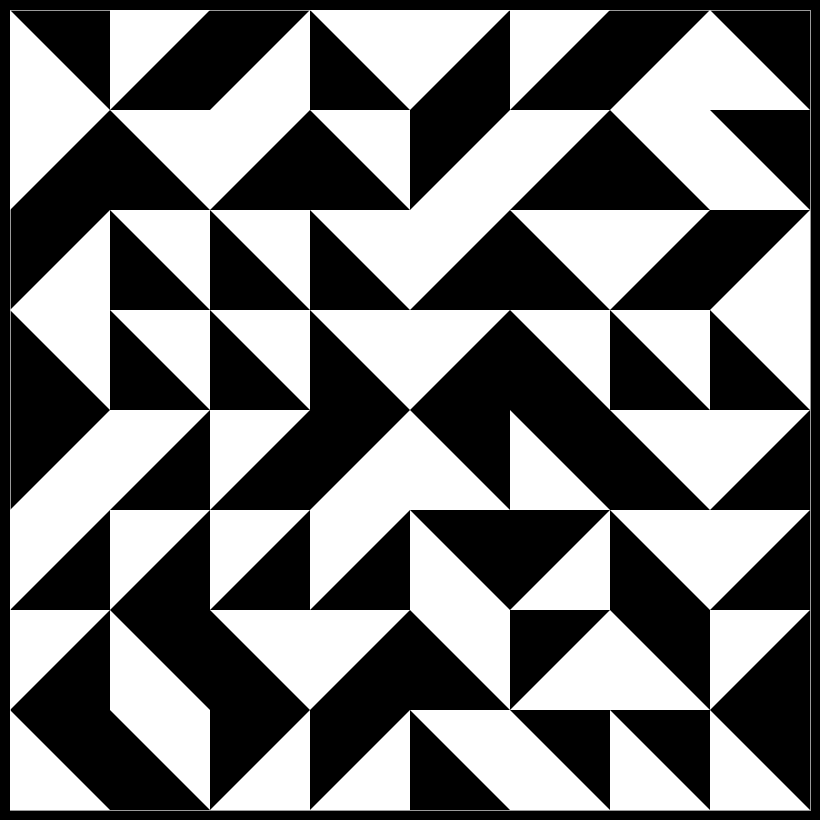
Frame 1 (no input)
Frame 60 (the mouse pressed at the canvas centre just before this capture): identical to frame 1, image omitted
Frame 120 (the mouse held since frame 60 and released just before this capture): identical to frame 1, image omitted

The Processing sketch that drew this single still picture (run headless with seeded random() and noise(); from frame 60 on, the mouse is pressed at the canvas centre):

// Processing sketch: Sketch_20
// ── Sketch_20.pde
ArrayList<GridPoint> points = new ArrayList<GridPoint>();
float tileWidth = 100, tileHeight = 100;

void setup()
{
    size(820,820);

    for (float x = 0; x < (width - 20); x += tileWidth) 
    {
        for (float y = 0; y < (height - 20); y += tileHeight) 
        {
            points.add(new GridPoint(x, y, tileWidth, tileHeight));
        }
    }
}

void draw()
{    
    background(0);
    translate(10, 10);

    stroke(155);
    strokeWeight(1);
    noFill();

    rect(0, 0,800,800);

    for (GridPoint point : points)
    {
        point.Draw();
    }

    save("frame.png");
}

class GridPoint 
{
    float x, y, tileWidth, tileHeight;
    int randInt = (int) random(4);

    GridPoint(float _x, float _y, float _tw, float _th)
    {
        x = _x;
        y = _y; 
        tileWidth = _tw; 
        tileHeight = _th;
    }

    void Draw()
    {
        fill(255);

        noStroke();
        switch (randInt) 
        {
            case 0:
                triangle(x, y, x + tileWidth, y, x + tileWidth, y + tileHeight);
            break;

            case 1:
                triangle(x, y + tileHeight, x, y, x + tileWidth, y);
            break;

            case 2:
                triangle(x, y, x, y + tileHeight, x + tileWidth, y + tileHeight);
            break;

            case 3:
                triangle(x, y + tileHeight, x + tileWidth, y + tileHeight, x + tileWidth, y);
            break;
        }

    }
}
